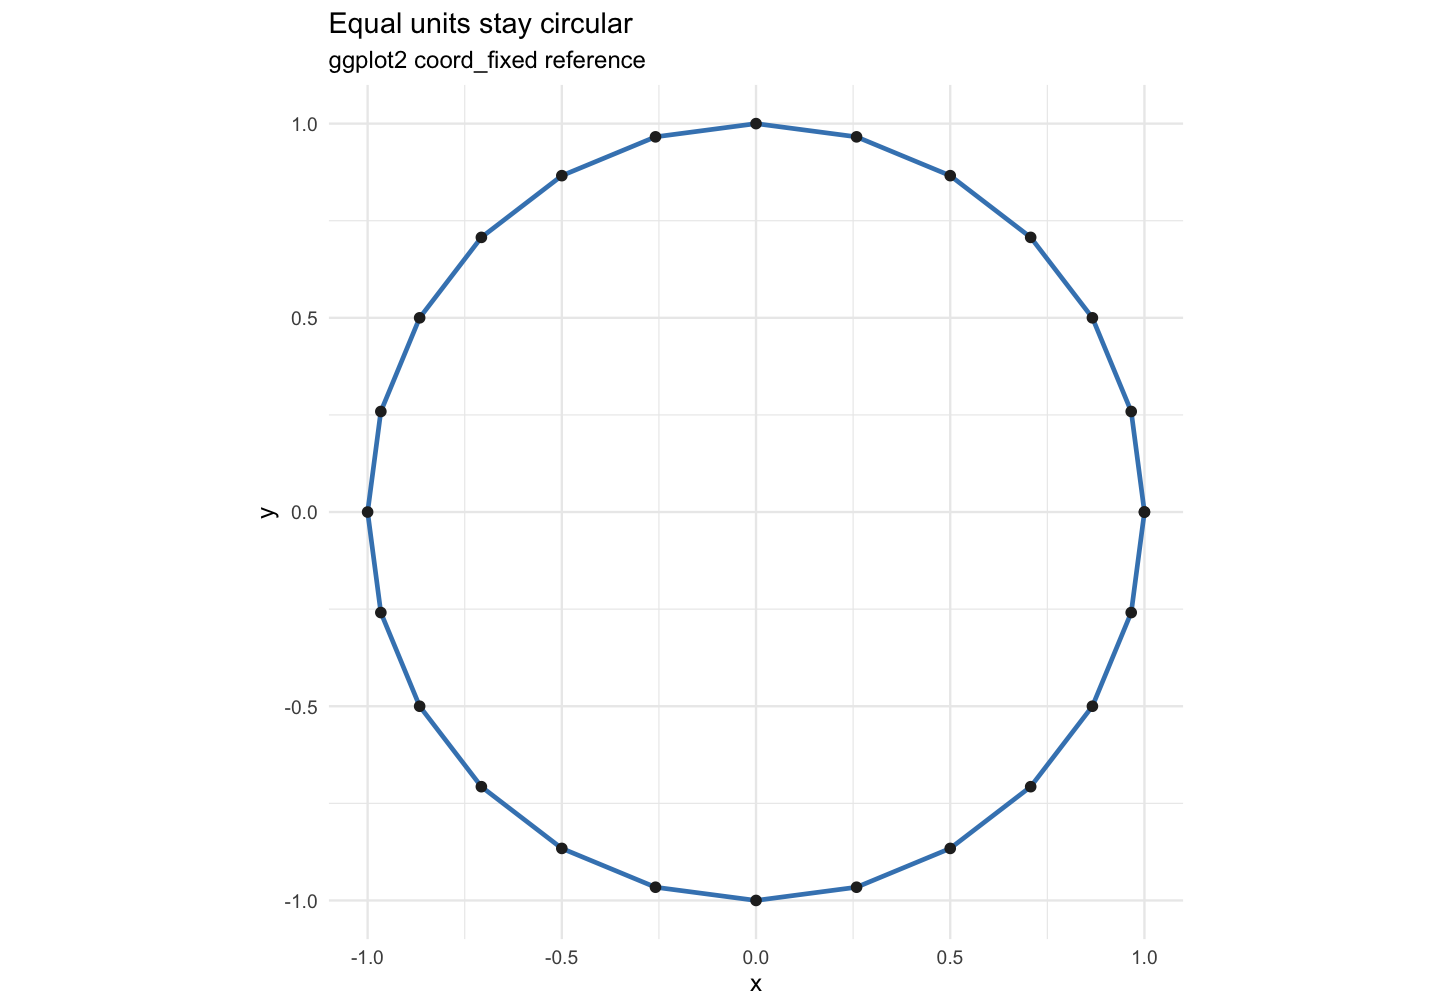

Write the R code that produced this figure.
library(ggplot2)

angle <- seq(0, 2 * pi, length.out = 25)
rows <- data.frame(x = cos(angle), y = sin(angle))

plot <- ggplot(rows, aes(x, y)) +
  geom_path(linewidth = 1.1, colour = "#4385be") +
  geom_point(size = 2, colour = "#262626") +
  coord_fixed(ratio = 1) +
  labs(
    title = "Equal units stay circular",
    subtitle = "ggplot2 coord_fixed reference",
    x = "x",
    y = "y"
  ) +
  theme_minimal(base_size = 12)

ggsave(
  "artifacts/scale-equivalence/pr8-coord-fixed/ggplot2-reference.png",
  plot,
  width = 10,
  height = 7,
  dpi = 144,
  bg = "white"
)
